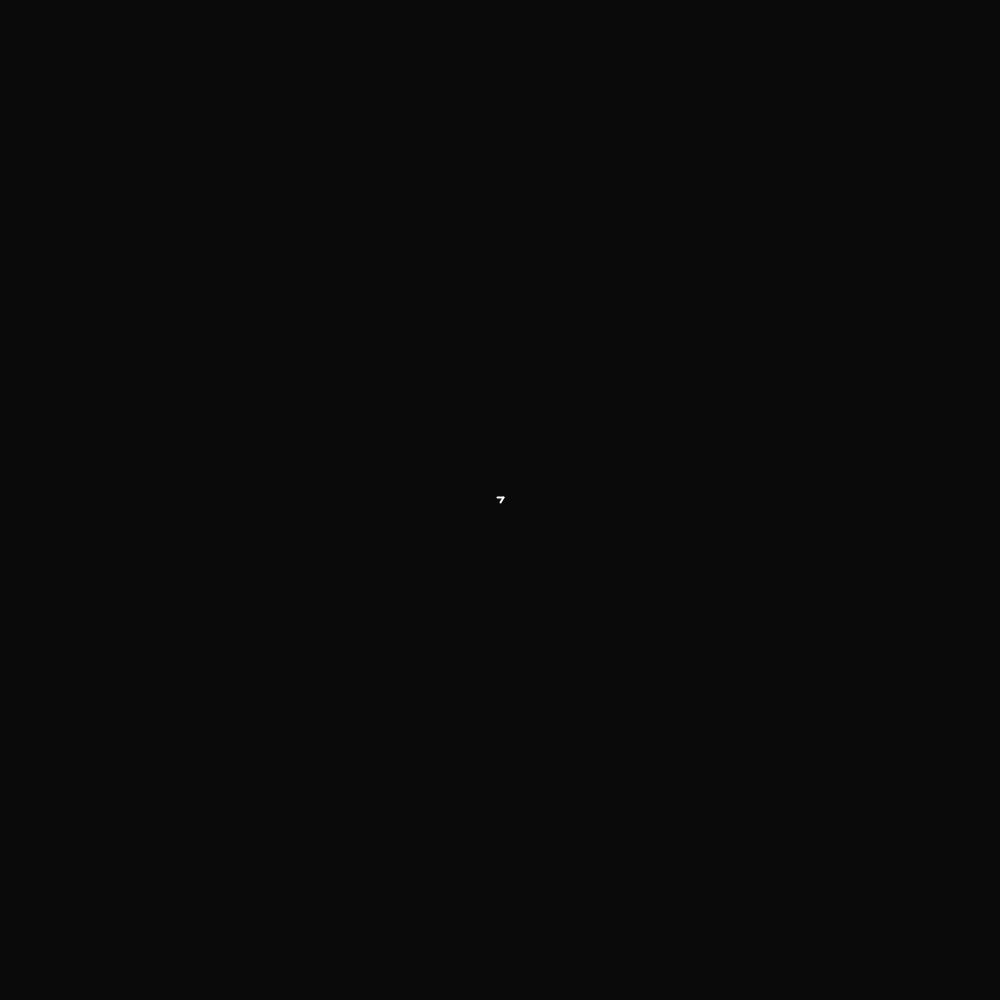
Frame 1 (no input)
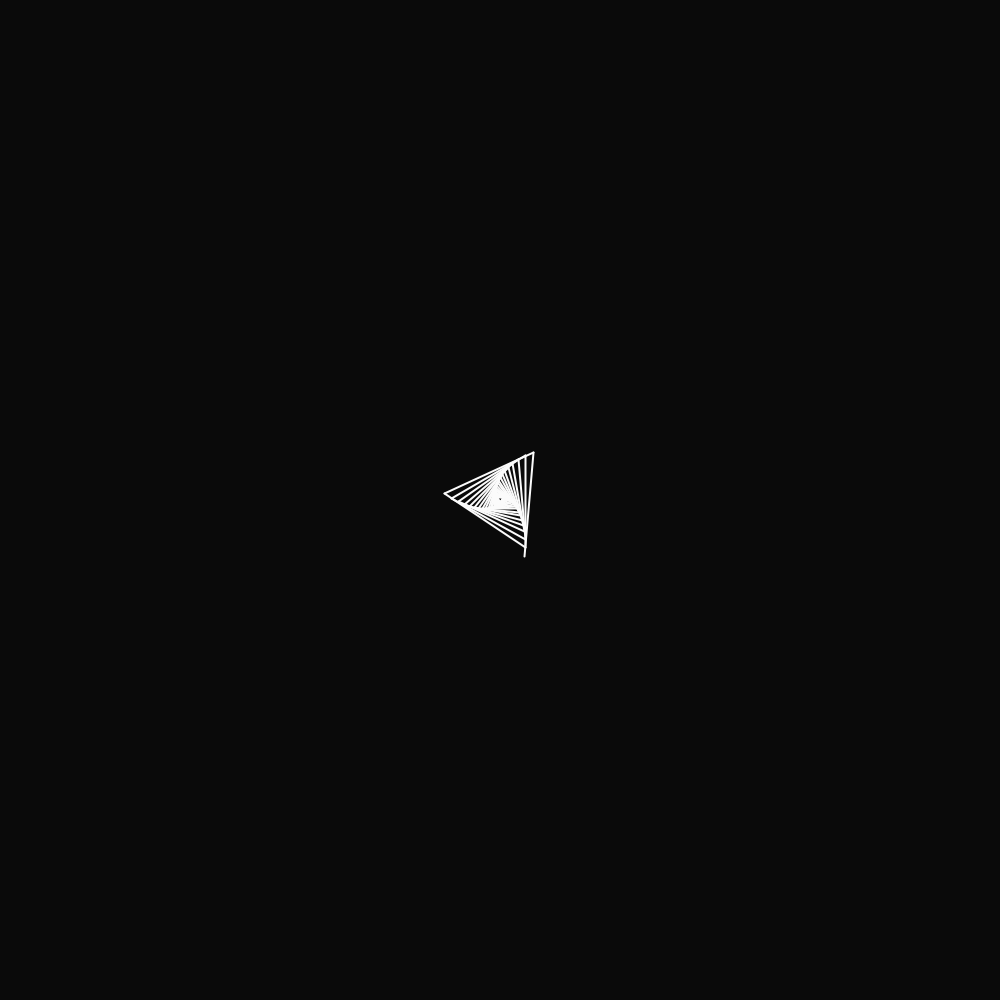
Frame 60 (the mouse pressed at the canvas centre just before this capture)
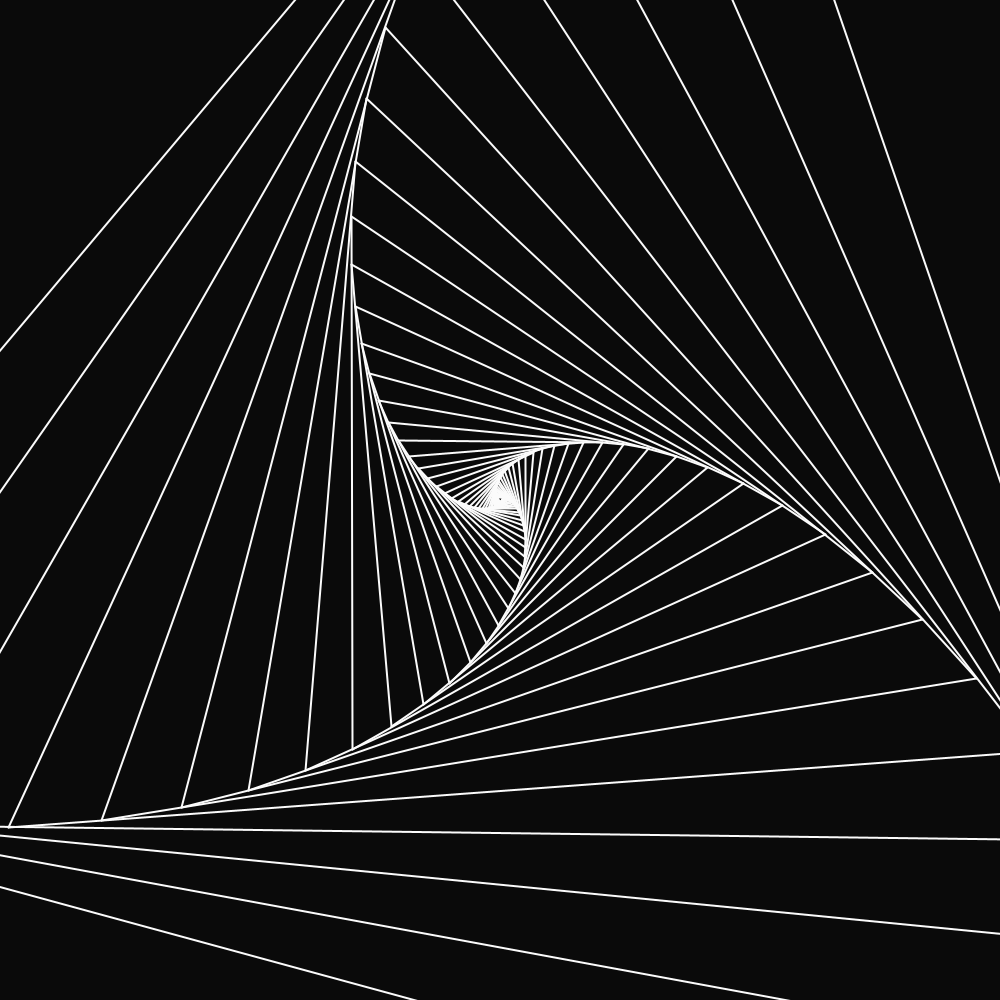
Frame 120 (the mouse held since frame 60 and released just before this capture)

The Processing sketch that drew these frames (run headless with seeded random() and noise(); from frame 60 on, the mouse is pressed at the canvas centre):

// Processing sketch: fiboTriangles
// ── fiboTriangles.pde
PVector start;
ArrayList<PVector> ps;
float a;
boolean adding;

void setup() {
  size(1000, 1000);
  start = new PVector(width / 2, height / 2);
  ps = new ArrayList<PVector>();
  psadd(-3, -2.7);
  psadd(3, -2.7);
  psadd(0, 2.7);
  //frameRate(10);
  adding = true;
  a = 0;
  strokeWeight(2);
  stroke(251);
}

void draw() {
  background(10);
  translate(start.x, start.y);

  if (ps.size() >= 2) {
    for (int i = 0; i < ps.size() - 1; i++) {
      pline(ps.get(i), ps.get(i + 1));
    }
  }
  if (adding) {
    if (ps.size() < 130) ps.add(calcNew());
    else adding = false;
  } else 
  {
    if (ps.size() <= 3) adding = true;
    else ps.remove(ps.get(ps.size() - 1));
  }
}

PVector calcNew() {
  PVector x = ps.get(ps.size() - 3).copy();
  PVector diff = ps.get(ps.size() - 1).copy();
  PVector newTip = x.sub(diff.sub(x).mult(0.1));
  return newTip;
}

void pline(PVector p1, PVector p2) {
  line(p1.x, p1.y, p2.x, p2.y);
}

void psadd(float x, float y) {
  ps.add(new PVector(x, y));
}

//each line is a fibo length line
